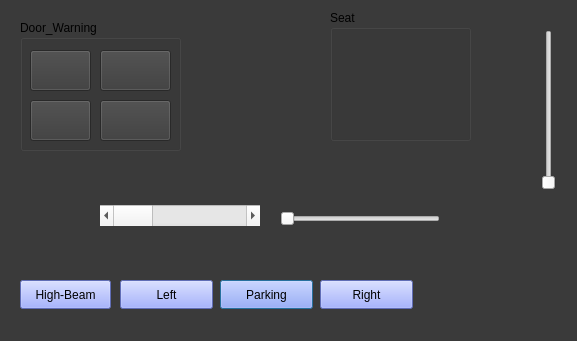
<?xml version="1.0" encoding="UTF-8"?>
<ui version="4.0">
 <class>Simulation</class>
 <widget class="QDialog" name="Simulation">
  <property name="geometry">
   <rect>
    <x>0</x>
    <y>0</y>
    <width>577</width>
    <height>341</height>
   </rect>
  </property>
  <property name="windowTitle">
   <string>Dialog</string>
  </property>
  <property name="styleSheet">
   <string notr="true">QDialog
{
background:rgb(58, 58, 58)
}</string>
  </property>
  <widget class="QPushButton" name="Parking_Simulation">
   <property name="geometry">
    <rect>
     <x>220</x>
     <y>280</y>
     <width>93</width>
     <height>29</height>
    </rect>
   </property>
   <property name="styleSheet">
    <string notr="true">QPushButton
{
background:rgb(135, 153, 255)
}
</string>
   </property>
   <property name="text">
    <string>Parking</string>
   </property>
   <property name="flat">
    <bool>false</bool>
   </property>
  </widget>
  <widget class="QPushButton" name="Left_Indicator">
   <property name="geometry">
    <rect>
     <x>120</x>
     <y>280</y>
     <width>93</width>
     <height>29</height>
    </rect>
   </property>
   <property name="styleSheet">
    <string notr="true">QPushButton
{
background:rgb(135, 153, 255)
}</string>
   </property>
   <property name="text">
    <string>Left</string>
   </property>
   <property name="flat">
    <bool>false</bool>
   </property>
  </widget>
  <widget class="QPushButton" name="Right_Indicator">
   <property name="geometry">
    <rect>
     <x>320</x>
     <y>280</y>
     <width>93</width>
     <height>29</height>
    </rect>
   </property>
   <property name="styleSheet">
    <string notr="true">QPushButton
{
background:rgb(135, 153, 255)
}</string>
   </property>
   <property name="text">
    <string>Right</string>
   </property>
   <property name="flat">
    <bool>false</bool>
   </property>
  </widget>
  <widget class="QPushButton" name="PowerButton">
   <property name="geometry">
    <rect>
     <x>470</x>
     <y>240</y>
     <width>83</width>
     <height>71</height>
    </rect>
   </property>
   <property name="text">
    <string/>
   </property>
   <property name="iconSize">
    <size>
     <width>75</width>
     <height>68</height>
    </size>
   </property>
   <property name="flat">
    <bool>true</bool>
   </property>
  </widget>
  <widget class="QPushButton" name="High_Beam">
   <property name="geometry">
    <rect>
     <x>20</x>
     <y>280</y>
     <width>91</width>
     <height>29</height>
    </rect>
   </property>
   <property name="styleSheet">
    <string notr="true">QPushButton
{
background:rgb(135, 153, 255)
}</string>
   </property>
   <property name="text">
    <string>High-Beam</string>
   </property>
  </widget>
  <widget class="QScrollBar" name="Speed_Button">
   <property name="geometry">
    <rect>
     <x>100</x>
     <y>205</y>
     <width>160</width>
     <height>21</height>
    </rect>
   </property>
   <property name="styleSheet">
    <string notr="true">QScrollBar
{
backroundcolor:rgb(14, 30, 255)
}</string>
   </property>
   <property name="maximum">
    <number>24</number>
   </property>
   <property name="orientation">
    <enum>Qt::Horizontal</enum>
   </property>
  </widget>
  <widget class="QSlider" name="Fuel_Level">
   <property name="geometry">
    <rect>
     <x>280</x>
     <y>210</y>
     <width>160</width>
     <height>18</height>
    </rect>
   </property>
   <property name="maximum">
    <number>100</number>
   </property>
   <property name="orientation">
    <enum>Qt::Horizontal</enum>
   </property>
  </widget>
  <widget class="QGroupBox" name="groupBox">
   <property name="geometry">
    <rect>
     <x>330</x>
     <y>10</y>
     <width>141</width>
     <height>131</height>
    </rect>
   </property>
   <property name="title">
    <string>Seat</string>
   </property>
   <widget class="QPushButton" name="Back_Center">
    <property name="geometry">
     <rect>
      <x>50</x>
      <y>30</y>
      <width>41</width>
      <height>41</height>
     </rect>
    </property>
    <property name="text">
     <string/>
    </property>
    <property name="icon">
     <iconset>
      <normaloff>passenger.png</normaloff>passenger.png</iconset>
    </property>
    <property name="iconSize">
     <size>
      <width>35</width>
      <height>35</height>
     </size>
    </property>
    <property name="autoDefault">
     <bool>true</bool>
    </property>
    <property name="flat">
     <bool>true</bool>
    </property>
   </widget>
   <widget class="QPushButton" name="Back_Right">
    <property name="geometry">
     <rect>
      <x>10</x>
      <y>30</y>
      <width>41</width>
      <height>41</height>
     </rect>
    </property>
    <property name="text">
     <string/>
    </property>
    <property name="icon">
     <iconset>
      <normaloff>passenger.png</normaloff>passenger.png</iconset>
    </property>
    <property name="iconSize">
     <size>
      <width>35</width>
      <height>35</height>
     </size>
    </property>
    <property name="autoDefault">
     <bool>true</bool>
    </property>
    <property name="flat">
     <bool>true</bool>
    </property>
   </widget>
   <widget class="QPushButton" name="Driver_Seat">
    <property name="geometry">
     <rect>
      <x>30</x>
      <y>80</y>
      <width>41</width>
      <height>41</height>
     </rect>
    </property>
    <property name="text">
     <string/>
    </property>
    <property name="icon">
     <iconset>
      <normaloff>passenger.png</normaloff>passenger.png</iconset>
    </property>
    <property name="iconSize">
     <size>
      <width>35</width>
      <height>35</height>
     </size>
    </property>
    <property name="autoDefault">
     <bool>true</bool>
    </property>
    <property name="flat">
     <bool>true</bool>
    </property>
   </widget>
   <widget class="QPushButton" name="Front_Window">
    <property name="geometry">
     <rect>
      <x>80</x>
      <y>80</y>
      <width>41</width>
      <height>41</height>
     </rect>
    </property>
    <property name="text">
     <string/>
    </property>
    <property name="icon">
     <iconset>
      <normaloff>passenger.png</normaloff>passenger.png</iconset>
    </property>
    <property name="iconSize">
     <size>
      <width>35</width>
      <height>35</height>
     </size>
    </property>
    <property name="autoDefault">
     <bool>true</bool>
    </property>
    <property name="flat">
     <bool>true</bool>
    </property>
   </widget>
   <widget class="QPushButton" name="Back_Left">
    <property name="geometry">
     <rect>
      <x>90</x>
      <y>30</y>
      <width>41</width>
      <height>41</height>
     </rect>
    </property>
    <property name="text">
     <string/>
    </property>
    <property name="icon">
     <iconset>
      <normaloff>passenger.png</normaloff>passenger.png</iconset>
    </property>
    <property name="iconSize">
     <size>
      <width>35</width>
      <height>35</height>
     </size>
    </property>
    <property name="autoDefault">
     <bool>true</bool>
    </property>
    <property name="flat">
     <bool>true</bool>
    </property>
   </widget>
  </widget>
  <widget class="QGroupBox" name="groupBox_2">
   <property name="geometry">
    <rect>
     <x>20</x>
     <y>20</y>
     <width>161</width>
     <height>131</height>
    </rect>
   </property>
   <property name="title">
    <string>Door_Warning</string>
   </property>
   <widget class="QPushButton" name="Right_Door">
    <property name="geometry">
     <rect>
      <x>10</x>
      <y>30</y>
      <width>61</width>
      <height>41</height>
     </rect>
    </property>
    <property name="styleSheet">
     <string notr="true">QPushButton
{
background:rgb(58,58,58)
}</string>
    </property>
    <property name="text">
     <string/>
    </property>
    <property name="iconSize">
     <size>
      <width>35</width>
      <height>35</height>
     </size>
    </property>
    <property name="flat">
     <bool>false</bool>
    </property>
   </widget>
   <widget class="QPushButton" name="Left_Door">
    <property name="geometry">
     <rect>
      <x>80</x>
      <y>30</y>
      <width>71</width>
      <height>41</height>
     </rect>
    </property>
    <property name="styleSheet">
     <string notr="true">QPushButton
{
background:rgb(58,58,58)
}</string>
    </property>
    <property name="text">
     <string/>
    </property>
    <property name="iconSize">
     <size>
      <width>35</width>
      <height>35</height>
     </size>
    </property>
    <property name="flat">
     <bool>false</bool>
    </property>
   </widget>
   <widget class="QPushButton" name="Driver_Door">
    <property name="geometry">
     <rect>
      <x>10</x>
      <y>80</y>
      <width>61</width>
      <height>41</height>
     </rect>
    </property>
    <property name="styleSheet">
     <string notr="true">QPushButton
{
background:rgb(58,58,58)
}</string>
    </property>
    <property name="text">
     <string/>
    </property>
    <property name="iconSize">
     <size>
      <width>35</width>
      <height>35</height>
     </size>
    </property>
    <property name="flat">
     <bool>false</bool>
    </property>
   </widget>
   <widget class="QPushButton" name="Front_Door">
    <property name="geometry">
     <rect>
      <x>80</x>
      <y>80</y>
      <width>71</width>
      <height>41</height>
     </rect>
    </property>
    <property name="styleSheet">
     <string notr="true">QPushButton
{
background:rgb(58,58,58)
}</string>
    </property>
    <property name="text">
     <string/>
    </property>
    <property name="iconSize">
     <size>
      <width>35</width>
      <height>35</height>
     </size>
    </property>
    <property name="flat">
     <bool>false</bool>
    </property>
   </widget>
  </widget>
  <widget class="QSlider" name="RPM_Meter">
   <property name="geometry">
    <rect>
     <x>540</x>
     <y>30</y>
     <width>18</width>
     <height>160</height>
    </rect>
   </property>
   <property name="maximum">
    <number>280</number>
   </property>
   <property name="orientation">
    <enum>Qt::Vertical</enum>
   </property>
  </widget>
 </widget>
 <resources/>
 <connections/>
</ui>
